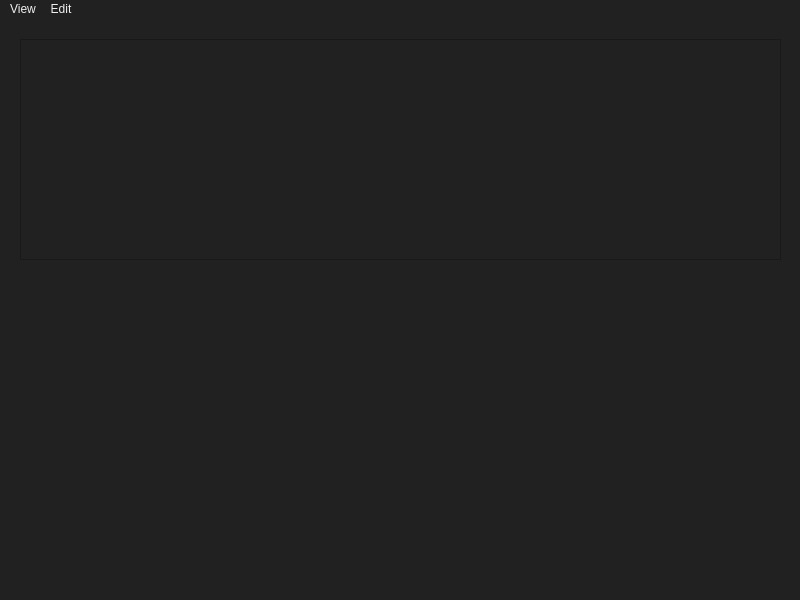
<?xml version="1.0" encoding="UTF-8"?>
<ui version="4.0">
 <class>MainWindow</class>
 <widget class="QMainWindow" name="MainWindow">
  <property name="geometry">
   <rect>
    <x>0</x>
    <y>0</y>
    <width>800</width>
    <height>600</height>
   </rect>
  </property>
  <property name="windowTitle">
   <string>auction company</string>
  </property>
  <property name="styleSheet">
   <string notr="true">background-color: rgb(33, 33, 33);
color: rgb(240, 240, 240);</string>
  </property>
  <widget class="QWidget" name="centralwidget">
   <widget class="QTableWidget" name="tableWidget">
    <property name="geometry">
     <rect>
      <x>20</x>
      <y>20</y>
      <width>761</width>
      <height>221</height>
     </rect>
    </property>
   </widget>
  </widget>
  <widget class="QStatusBar" name="statusbar"/>
  <widget class="QMenuBar" name="menubar">
   <property name="geometry">
    <rect>
     <x>0</x>
     <y>0</y>
     <width>800</width>
     <height>22</height>
    </rect>
   </property>
   <widget class="QMenu" name="menuView">
    <property name="title">
     <string>View</string>
    </property>
    <widget class="QMenu" name="menuData_base">
     <property name="title">
      <string>Data base</string>
     </property>
     <addaction name="actionBuyers"/>
     <addaction name="actionSellers"/>
     <addaction name="actionLots_2"/>
     <addaction name="actionAuction_5"/>
     <addaction name="actionAbout_information"/>
    </widget>
    <addaction name="menuData_base"/>
   </widget>
   <widget class="QMenu" name="menuEdit">
    <property name="title">
     <string>Edit</string>
    </property>
    <widget class="QMenu" name="menuCreat">
     <property name="title">
      <string>Creat</string>
     </property>
     <addaction name="actionBuyer"/>
     <addaction name="actionSoller"/>
     <addaction name="actionLot"/>
     <addaction name="actionAuction_2"/>
    </widget>
    <widget class="QMenu" name="menuChange">
     <property name="title">
      <string>Change</string>
     </property>
     <addaction name="actionBuyer_2"/>
     <addaction name="actionSeller_2"/>
     <addaction name="actionLot_2"/>
     <addaction name="actionAuction_3"/>
    </widget>
    <widget class="QMenu" name="menuRemove">
     <property name="title">
      <string>Remove</string>
     </property>
     <addaction name="actionBuyer_3"/>
     <addaction name="actionSeller_3"/>
     <addaction name="actionLot_3"/>
     <addaction name="actionAuction_4"/>
    </widget>
    <addaction name="menuCreat"/>
    <addaction name="menuChange"/>
    <addaction name="menuRemove"/>
   </widget>
   <addaction name="menuView"/>
   <addaction name="menuEdit"/>
  </widget>
  <action name="actionByears">
   <property name="text">
    <string>Buyer</string>
   </property>
  </action>
  <action name="actionSeller">
   <property name="text">
    <string>Seller</string>
   </property>
  </action>
  <action name="actionLots">
   <property name="text">
    <string>Lots</string>
   </property>
  </action>
  <action name="actionAuction">
   <property name="text">
    <string>Auction</string>
   </property>
  </action>
  <action name="actionText">
   <property name="text">
    <string>Text</string>
   </property>
  </action>
  <action name="actionBuyer">
   <property name="text">
    <string>Buyer</string>
   </property>
  </action>
  <action name="actionSoller">
   <property name="text">
    <string>Soller</string>
   </property>
  </action>
  <action name="actionLot">
   <property name="text">
    <string>Lot</string>
   </property>
  </action>
  <action name="actionAuction_2">
   <property name="text">
    <string>Auction</string>
   </property>
  </action>
  <action name="actionBuyer_2">
   <property name="text">
    <string>Buyer</string>
   </property>
  </action>
  <action name="actionSeller_2">
   <property name="text">
    <string>Seller</string>
   </property>
  </action>
  <action name="actionLot_2">
   <property name="text">
    <string>Lot</string>
   </property>
  </action>
  <action name="actionAuction_3">
   <property name="text">
    <string>Auction</string>
   </property>
  </action>
  <action name="actionBuyer_3">
   <property name="text">
    <string>Buyer</string>
   </property>
  </action>
  <action name="actionSeller_3">
   <property name="text">
    <string>Seller</string>
   </property>
  </action>
  <action name="actionLot_3">
   <property name="text">
    <string>Lot</string>
   </property>
  </action>
  <action name="actionAuction_4">
   <property name="text">
    <string>Auction</string>
   </property>
  </action>
  <action name="actionBuyers">
   <property name="text">
    <string>Buyers</string>
   </property>
  </action>
  <action name="actionSellers">
   <property name="text">
    <string>Sellers</string>
   </property>
  </action>
  <action name="actionLots_2">
   <property name="text">
    <string>Lots</string>
   </property>
  </action>
  <action name="actionAuction_5">
   <property name="text">
    <string>Auction</string>
   </property>
  </action>
  <action name="actionAbout_information">
   <property name="text">
    <string>About information</string>
   </property>
  </action>
 </widget>
 <resources/>
 <connections/>
</ui>
